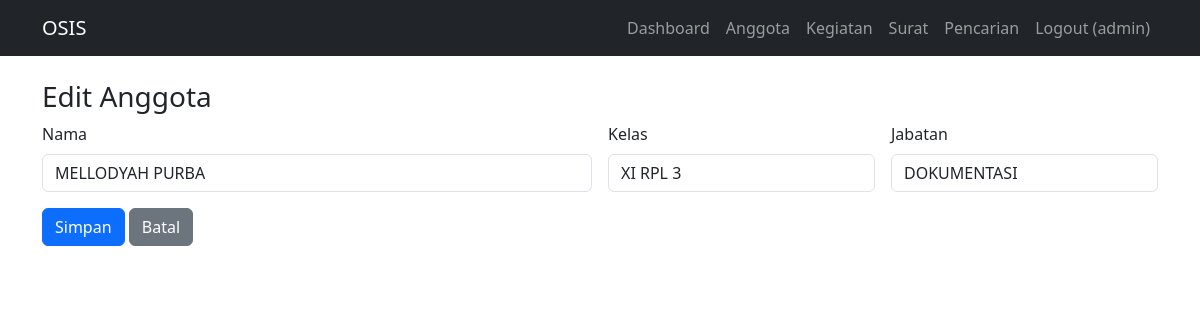
The app's page /anggota/3/edit (signed in) with its own data.
### tables this page shows
CREATE TABLE anggota (
            id INTEGER PRIMARY KEY AUTOINCREMENT,
            nama TEXT,
            kelas TEXT,
            jabatan TEXT
        );

### app.py (the view, shortened to what this page needs)
@app.route("/anggota/<int:id>/edit", methods=["GET","POST"])
@login_required
def anggota_edit(id):
    conn = get_db()
    item = conn.execute("SELECT * FROM anggota WHERE id=?", (id,)).fetchone()
    conn.close()
    return render_template("anggota_form.html", item=item)

### app.py (called while the page is built)
def get_db():
    conn = sqlite3.connect(DB_PATH)
    conn.row_factory = sqlite3.Row
    return conn

def login_required(f):
    @wraps(f)
    def decorated(*args, **kwargs):
        if "user" not in session:
            flash("Silakan login terlebih dahulu.", "warning")
            return redirect(url_for("login"))
        return f(*args, **kwargs)
    return decorated

### templates/anggota_form.html
{% extends 'base.html' %}
{% block content %}
<h3>{{ 'Edit' if item else 'Tambah' }} Anggota</h3>
<form method="post">
  <div class="row g-3">
    <div class="col-md-6"><label class="form-label">Nama</label><input name="nama" class="form-control" required value="{{ item.nama if item else '' }}"></div>
    <div class="col-md-3"><label class="form-label">Kelas</label><input name="kelas" class="form-control" required value="{{ item.kelas if item else '' }}"></div>
    <div class="col-md-3"><label class="form-label">Jabatan</label><input name="jabatan" class="form-control" value="{{ item.jabatan if item else '' }}"></div>
  </div>
  <div class="mt-3"><button class="btn btn-primary">Simpan</button> <a class="btn btn-secondary" href="{{ url_for('anggota_list') }}">Batal</a></div>
</form>
{% endblock %}

### records on screen
anggota: nama "MELLODYAH PURBA", kelas "XI RPL 3", jabatan "DOKUMENTASI"

### other values on screen
{{ session.get('user') }} "admin"
{{ 'Edit' if item else 'Tambah' }} "Edit"
